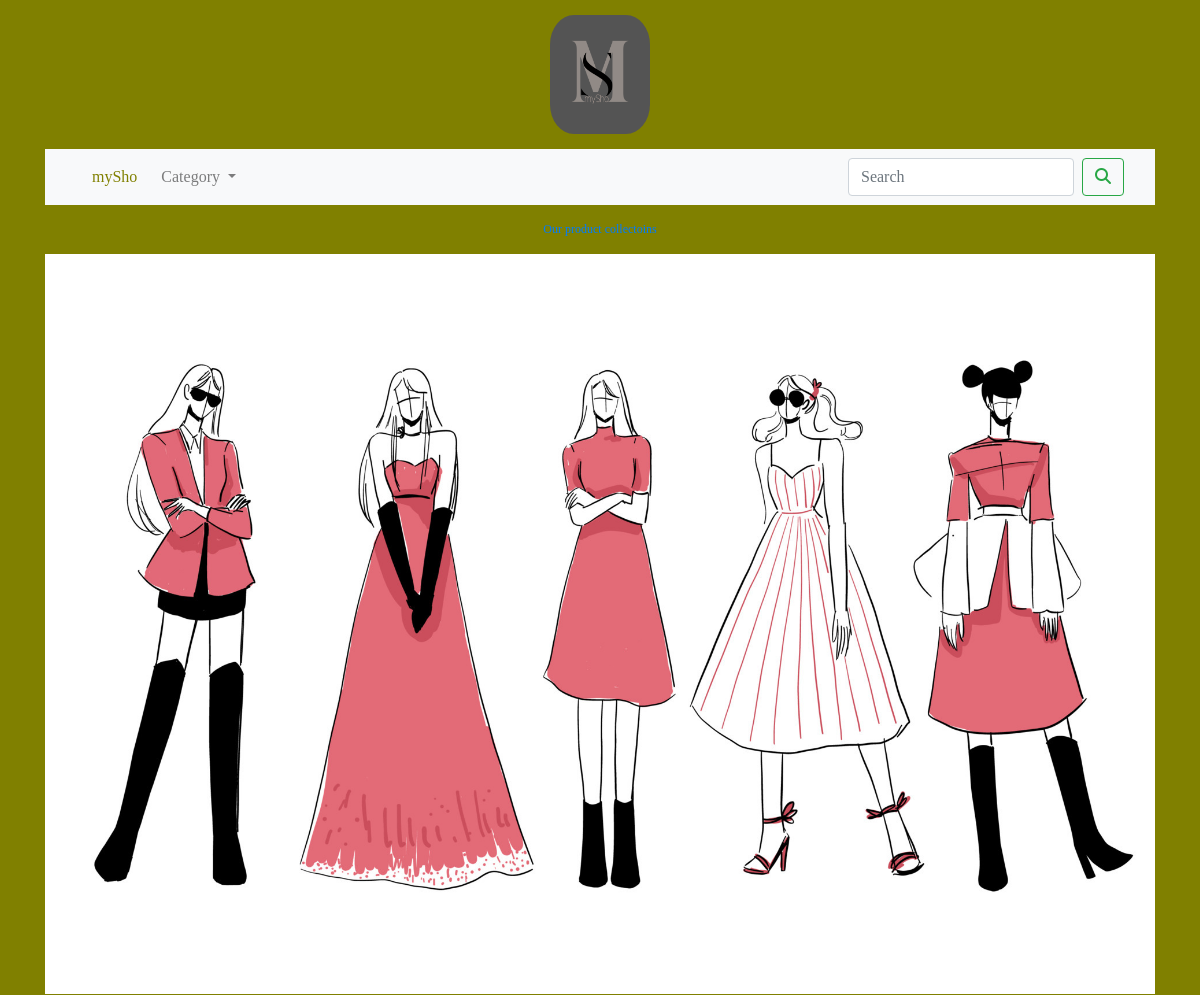
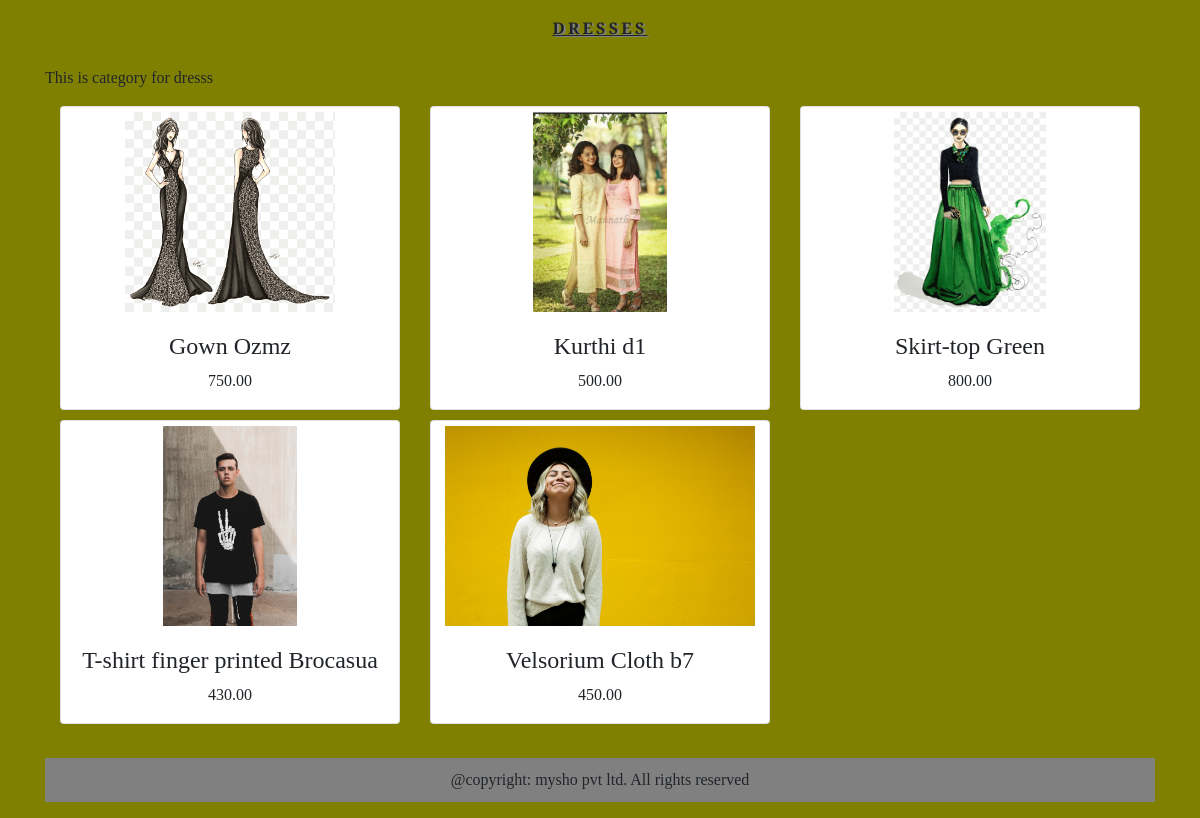
The app's page /shop/dresses/ with its own data (2 pictures, top to bottom).
### shopapp/models.py (models this page shows, shortened)
class Category(models.Model):
    name = models.CharField(max_length=200, unique=True)
    slug = models.SlugField(max_length=200, unique=True)
    description = models.TextField(blank=True)
    image = models.ImageField(upload_to='category', blank=True)
    def get_url(self):
        return reverse('shopapp:products_by_category', args=[self.slug])
    class Meta:
        ordering = ('name',)
        verbose_name = 'category'
        verbose_name_plural = 'categories'

class Product(models.Model):
    name = models.CharField(max_length=200, unique=True)
    slug = models.SlugField(max_length=200, unique=True)
    description = models.TextField(blank=True)
    price = models.DecimalField(max_digits=10, decimal_places=2)
    image = models.ImageField(upload_to='product')
    category = models.ForeignKey(Category, on_delete=models.CASCADE)
    stock = models.IntegerField()
    available = models.BooleanField(default=True)
    created = models.DateTimeField(auto_now_add=True)
    update = models.DateTimeField(auto_now=True)
    def get_url(self):
        return reverse('shopapp:proCatDetail', args=[self.category.slug, self.slug])
    class Meta:
        ordering = ('name',)
        verbose_name = 'product'
        verbose_name_plural = 'products'

### shopapp/views.py (the view)
# urls.py: path('', views.allProCat,name="allProCat"),
def allProCat(request, cat_slug=None):
    cat_page = None
    products_list = None
    if cat_slug!=None:
        cat_page = get_object_or_404(Category, slug=cat_slug)
        products_list = Product.objects.all().filter(category=cat_page, available=True)
    else:
        products_list = Product.objects.all().filter(available=True)
    my_paginator = Paginator(products_list, 6)
    try:
        page = int(request.GET.get('page', '1'))
    except:
        page = 1
    try:
        products = my_paginator.page(page)
    except (EmptyPage, InvalidPage):
        products = my_paginator.page(my_paginator.num_pages)
    return render(request, "category.html", {'cat_key': cat_page, 'pro_key': products})

### cart/context_processors.py (called while the page is built)
def counter(request):
    item_count=0
    if 'admin' in request.path:
        return{}
    else:
        try:
            cart=Cart.objects.filter(cart_id=_cart_id(request))
            cart_items = CartItem.objects.all().filter(cart=cart[:1])
            for i in cart_items:
                item_count += i.quantity
        except Cart.DoesNotExist:
            item_count=0
    return dict(item_count=item_count)

### cart/views.py (called while the page is built)
def _cart_id(request):
    cart = request.session.session_key
    if not cart:
        cart = request.session.create()
    return cart

### shopapp/context_processors.py (called while the page is built)
def menu_links(request):
    my_links = Category.objects.all()
    return dict(links=my_links)

### templates/category.html (shortened to what this page needs)
{% extends 'base.html' %}
{% load static %}
{% block content %}
    {% if cat_key %}
    <div>
        <div class="row my_row">
            <div class="mx-auto">
                <p> <a href="{% url 'shopapp:allProCat' %}"> Our product collectoins </a> </p>
            </div>
        </div>
    </div>
    {% endif %}
    {% if cat_key %}
        <div>
            <img src="{{cat_key.image.url}}" alt="category_image" width="100%"> <br>
        </div>
        <div>
            <h1 class="text-center my_title"> {{cat_key.name}} </h1>
            <p class="text-justify"> {{cat_key.description}} </p>
        </div>
    {% endif %}
<div class="container">
    <div class="row">
        {% for product in pro_key.object_list %}
        <div class="my_bottom_margin col-9 col-sm-12 col-md-4  col-lg-4">
            <div class="card text-center" >
                <a class="card-img-top my_image_padding" href="{{product.get_url}}">
                    <img src="{{product.image.url}}" alt="product image" height="200px" width="auto"> </a>
                <div>
                    <h4> {{ product.name }} </h4>
                    <p> {{ product.price }}</p>
                </div>
            </div>
        </div>
        {% endfor %}
    </div>
    <br>
</div>
{% endblock %}

### static/css/style1.css (style rules this page uses)
body { font-family: 'Playfair Display', serif; background-color: olive; }
.my_row { padding-top:15px; }
.my_row .mx-auto { color:black; font-size: 12px; }
.my_title { font-size: 16px; text-transform: uppercase; letter-spacing:.2em; padding-top:20px; padding-bottom:20px; text-decoration:underline; text-shadow:2px 1px grey; font-weight:bold; }
.my_image_padding { padding-top:5px; padding-bottom:20px; }
.my_bottom_margin { margin-bottom:10px; }

### records on screen
Category: image (picture), name "DRESSES", description "This is category for dresss"
Product: image (picture), name "Gown Ozmz", price "750.00"
Product: image (picture), name "Kurthi d1", price "500.00"
Product: image (picture), name "Skirt-top Green", price "800.00"
Product: image (picture), name "T-shirt finger printed Brocasua", price "430.00"
Product: image (picture), name "Velsorium Cloth b7", price "450.00"
